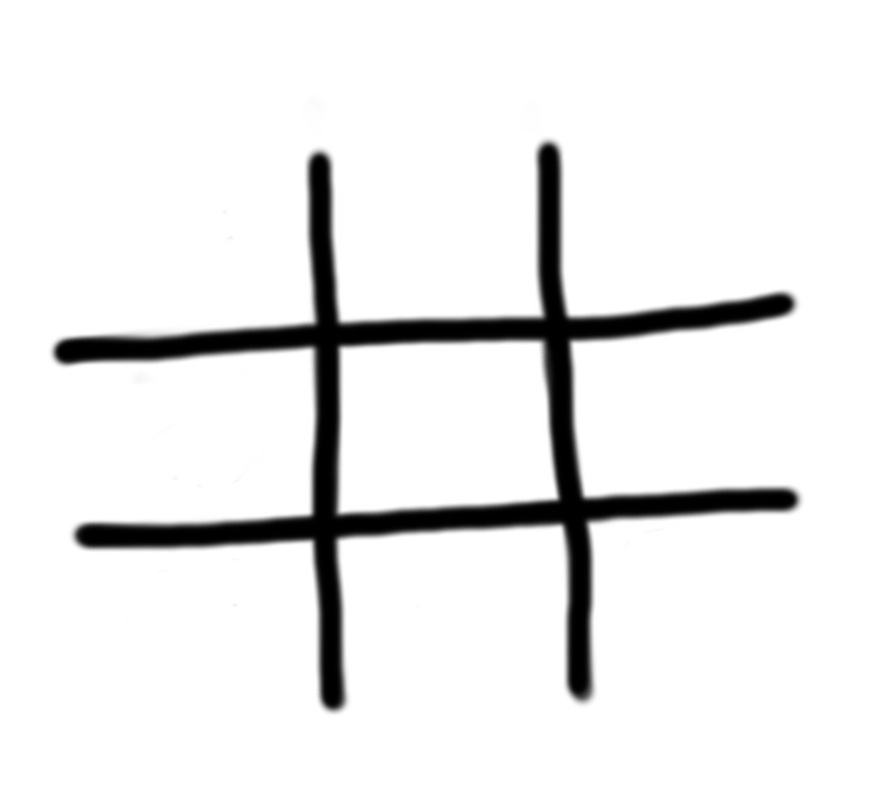
#> input picture tests/empty_board.jpg, 871 x 792 px, shrunk from 1019 x 927 before the run
$ python testBoards.py
#> lines starting #> are read from the running program, lines starting #| are printed output that depends on the picture; after the words box and inside, x2 and y2 are one past the last pixel; in counts of white or black regions, pixels touching at a corner belong together
#> in main, image is the input picture: shape (792, 871, 3); min 0, max 255, mean 234.3
### tictactoe/__init__.py
import cv2
import numpy as np
import math
import imutils
import sys
import pdb
import random
from datetime import datetime
from time import sleep

from random import randint

from scipy.spatial import distance as dist

PLAYERS = ["X","O"]

class GameEngine(object):
    # [44 lines left out: functions __init__, _is_board_empty, _is_game_won, _is_game_won_player, _get_free_position, not called in this run]

    def _get_all_free_pos(self, board):
        free = [i for i, pos in enumerate(board) if pos == "?"]
        return free

    def _decide_initial_player(self):
        return random.choice(PLAYERS)

    # [19 lines left out: functions _ask_player_letter, _is_move_valid, not called in this run]

    def _update_board(self, pos, player):
        self.gameboard[pos] = player
        self._gameboard.positions[pos].draw_symbol_on_position(player, pos)

    def update_ai_board(self,pos,player, board):
        board[pos] = player
        return board

    # [222 lines left out: functions _ask_player_move, _make_move, init_gameboard_ai, _change_player, minimax, make_best_move and 4 more, not called in this run]


class Gameposition(object):
    def __init__(self, src_image, bin_image, title, positions, debug=False):
        self.source = src_image
        self.image = bin_image
        self.id = str(id(self))
        self.title = title
        self.symbol = "?"
        self.area = None
        self.positions = positions
        self.solidity = None
        self.debug = debug
        self._process_subimage(positions)

    def _process_subimage(self, positions):
        (tl, tr, bl, br) = tuple(positions)
        self.startpos = list(tl)
        self.endpos = list(br)
        dx = int(round(dist.euclidean(tl, tr),0))
        dy = int(round(dist.euclidean(tl, bl),0))

        # NOTE: self.image.shape returns [y,x] and not [x,y]
        if (self.endpos[0] > self.image.shape[1]):
            self.endpos[0] = list(self.image.shape)[1]
        if (self.endpos[1] > self.image.shape[0]):
            self.endpos[1] = list(self.image.shape)[0]
        self.startpos = tuple(self.startpos)
        self.endpos = tuple(self.endpos)
        self.roi = self.image[self.startpos[1]:self.endpos[1], self.startpos[0]:self.endpos[0]]

        self.roi_in_source = self.source[self.startpos[1]:self.endpos[1], self.startpos[0]:self.endpos[0]]
        self.area = dx*dy
        #print("{0}, Total area: {1} - TL(x,y) = {2},{3}, BR(x,y) = {4},{5}".format(self.title, self.area, self.startpos[0],self.startpos[1],self.endpos[0],self.endpos[1]))

    def draw_rectangle_on_image(self, image=None):
        if (type(image) != np.ndarray):
            image = self.image
        cv2.rectangle(image, self.startpos, self.endpos, (255,0,0), 1)
        coordinate = (int((self.endpos[0]+self.startpos[0])/2), int((self.endpos[1]+self.startpos[1])/2))
        font = cv2.FONT_HERSHEY_SIMPLEX
        black = (0,0,0)
        cv2.putText(self.source, self.title, coordinate, font, 2, black, 2, cv2.LINE_AA)

    # [5 lines left out: function draw_symbol_on_position, not called in this run]

    def is_checked(self):
        return False

    def detect_symbol(self, avg_area=None):
        """ Attempts to detect a symbol in self.roi
        based on:
        * https://gurus.pyimagesearch.com/lesson-sample-advanced-contour-properties/
        * http://qtandopencv.blogspot.com/2015/11/analyze-tic-tac-toe-by-computer-vision.html
        """
        imgcopy = self.roi.copy()
        cnts = cv2.findContours(imgcopy, cv2.RETR_EXTERNAL, cv2.CHAIN_APPROX_SIMPLE)
        cnts = imutils.grab_contours(cnts)
        lSolidity = []
        #if self.title == "mm":
        #    pdb.set_trace()
        for (i, c) in enumerate(cnts):
            # compute the area of the contour along with the bounding box
            # to compute the aspect ratio
            area = cv2.contourArea(c)
            # if there are multiple contours detected, check if the detected contour is at
            # least 6% of total area
            # also ignore the contour if it is larger than 70% of total area or less than 6% of total area
            ratio = area/self.area
            if ((len(cnts) > 1 and i>=0 and (area < self.area*0.01)) or ratio > 0.70 or ratio < 0.06):
                continue
            (x, y, w, h) = cv2.boundingRect(c)
            # compute the convex hull of the contour, then use the area of the
            # original contour and the area of the convex hull to compute the
            # solidity
            hull = cv2.convexHull(c)
            hullArea = cv2.contourArea(hull)
            if (hullArea == 0):
                hullArea = 0.01
            solidity = area / float(hullArea)
            self.solidity = solidity
            lSolidity.append(solidity)
            found = False
            if (self._detect_if_o(solidity)):
                self.symbol = "O"
                found = True
            elif (self._detect_if_x(solidity)):
                found = True
                self.symbol = "X"

            if found:
                if self.debug>0:
                    print("{0}: Contours: {1}, Solidity: {2}, Ratio: {3}, Detected: {4}".format(self.title, len(cnts), solidity, ratio, self.symbol))
                    img = self.roi_in_source.copy()
                    cv2.drawContours(img,[c],0,(0,255,0),-1)
                    cv2.imshow(self.title, img)
                if self.debug>1:
                    cv2.waitKey(0)
                break
        if (self.symbol in ("O","X")):
            cv2.putText(self.roi_in_source, self.symbol, (int(x+(w/2)), int(y+(h/2))), cv2.FONT_HERSHEY_SIMPLEX, 1.25, (0, 0, 255), 4)
            return True
        return False

    # [9 lines left out: functions _detect_if_x, _detect_if_o, not called in this run]


class Gameboard(object):
    boardtype = "3x3"
    def __init__(self, img_source, img_binary, intersection_width, intersection_points, gameboard=None, debug=False):
        self.source = img_source
        self.binary = img_binary
        self.intersection_width = intersection_width
        self.intersection_points = intersection_points
        self.intersection_mask = None
        self.debug = debug

        self.positions = []
        self._calculate_positions()
        #self.intersection_mask = gameboard.intersection_mask
        #self.intersection_points = gameboard.intersection_points

        self._draw_positions()
        self._detect_symbols()
        if debug > 0:
            cv2.waitKey(0)

    def __repr__(self):
        jeje = str(self.status())
        return jeje

    def draw_symbol_on_slot(self, symbol, slot):
        pass

    def status(self):
        return [pos.symbol for pos in self.positions]

    def _detect_symbols(self):
        for position in self.positions:
            position.detect_symbol()

    def _draw_positions(self):
        for position in self.positions:
            position.draw_rectangle_on_image(self.source)
        if self.debug>0:
            cv2.imshow("Game positions", self.source)
        if self.debug>1:
            cv2.waitKey(0)

    def _order_points(self, unordered_points):
        """ Orders given points from top left, top right, bottom left, bottom right """
        pts = np.array(unordered_points,dtype=int)
        # Sort by X coordinates
        xSorted = pts[np.argsort(pts[:,0]),:]
        # Grab left-most and right-most points from the sorted x-coordinates
        leftMost = xSorted[:2, :]
        rightMost = xSorted[2:,:]
        # Sort left-most according to Y-coordinates to find top left and bottom left
        leftMost = leftMost[np.argsort(leftMost[:, 1]), :]
        (tl,bl) = leftMost

        # Calculate Euclidian distance from top left anchor to bottom right anchor
        # using the Pythagorean theorem. The point with the largest distance
        # is the bottom right
        D = dist.cdist(tl[np.newaxis], rightMost, "euclidean")[0]
        (br, tr) = rightMost[np.argsort(D)[::-1], :]
        return np.array([tl,tr,bl,br], dtype=int)

    def _slope(self, a, b):
        return float((b[1]-a[1])/(b[0]-a[0]))

    def _create_line(self, p1, p2, vertical=True):
        p = [0,0]
        q = list(self.source.shape[0:2])
        if not vertical:
            tmp = q[0]
            q[0] = q[1]
            q[1] = tmp

        if (p1[0] != p2[0]):
            m = self._slope(p1,p2)
            # y = m * x + b
            # b = y - (m*x)
            b = p1[1] - m*p1[0]
            p[1] = int(m * p[0] + b)
            q[1] = int(m * q[0] + b)
        else:
            p[0] = p2[0]
            q[0] = p2[0]
        p = tuple(p)
        q = tuple(q)
        return (p,q)

    def _create_mask(self, ordered_intersection_points):
        pts = ordered_intersection_points
        l1 = self._create_line(list(pts[0]), list(pts[2]))
        l2 = self._create_line(list(pts[1]), list(pts[3]))
        l3 = self._create_line(list(pts[0]), list(pts[1]), vertical=False)
        l4 = self._create_line(list(pts[2]), list(pts[3]), vertical=False)

        mask = np.zeros(self.source.shape, self.source.dtype)

        white = (255,255,255)
        black = (0,0,0)
        cv2.line(mask,l1[0],l1[1],white,int(self.intersection_width*1.1))
        cv2.line(mask,l2[0],l2[1],white,int(self.intersection_width*1.1))
        cv2.line(mask,l3[0],l3[1],white,int(self.intersection_width*1.1))
        cv2.line(mask,l4[0],l4[1],white,int(self.intersection_width*1.1))
        mask = cv2.cvtColor(mask, cv2.COLOR_BGR2GRAY)
        #invert mask
        mask = cv2.bitwise_not(mask)

        if self.debug > 2:
            cv2.imshow("mask", mask)
            cv2.waitKey(0)
        self.binary = cv2.bitwise_and(self.binary, mask)

    def _calculate_positions(self):
        middle = self._order_points(self.intersection_points)
        mask = self._create_mask(middle)

        dx = abs(int(round(dist.euclidean(middle[0], middle[1]),0)))
        dy = abs(int(round(dist.euclidean(middle[0], middle[2]),0)))
        w = 0 #int(self.intersection_width/2)

        offset_x_y = np.array([dx+w,dy+w])
        offset_nx_y = np.array([-dx-w,dy+w])
        offset_x_ny = np.array([dx+w,-dy-w])
        offset_x = np.array([dx+w,0])
        offset_y = np.array([0,dy+w])


        topleft = np.subtract(middle,offset_x_y)
        topright = np.add(middle, offset_x_ny)
        topmid = np.subtract(middle, offset_y)
        bottommid = np.add(middle, offset_y)
        bottomright = np.add(middle,offset_x_y)
        bottomleft = np.subtract(middle, offset_x_ny)
        leftmost = np.subtract(middle, offset_x)
        rightmost = np.add(middle, offset_x)

        self.positions = [
                    Gameposition(self.source, self.binary, "tl", topleft, self.debug),
                    Gameposition(self.source, self.binary, "tm", topmid, self.debug),
                    Gameposition(self.source, self.binary, "tr", topright, self.debug),
                    Gameposition(self.source, self.binary, "ll", leftmost, self.debug),
                    Gameposition(self.source, self.binary, "mm", middle, self.debug),
                    Gameposition(self.source, self.binary, "rr", rightmost, self.debug),
                    Gameposition(self.source, self.binary, "bl", bottomleft, self.debug),
                    Gameposition(self.source, self.binary, "bm", bottommid, self.debug),
                    Gameposition(self.source, self.binary, "br", bottomright, self.debug),
        ]

    @staticmethod
    def _get_center_position_of_rectangle(x1,x2,y1,y2):
        return (x1+int((x2-x1)/2), int(y1+(y2-y1)/2))

    @staticmethod
    def _preprocess_image_to_binary(image, debug=False):
#> called with debug = False
        gray = cv2.cvtColor(image, cv2.COLOR_BGR2GRAY)
        thres, binary = cv2.threshold(gray, 128, 255, cv2.THRESH_BINARY | cv2.THRESH_OTSU)
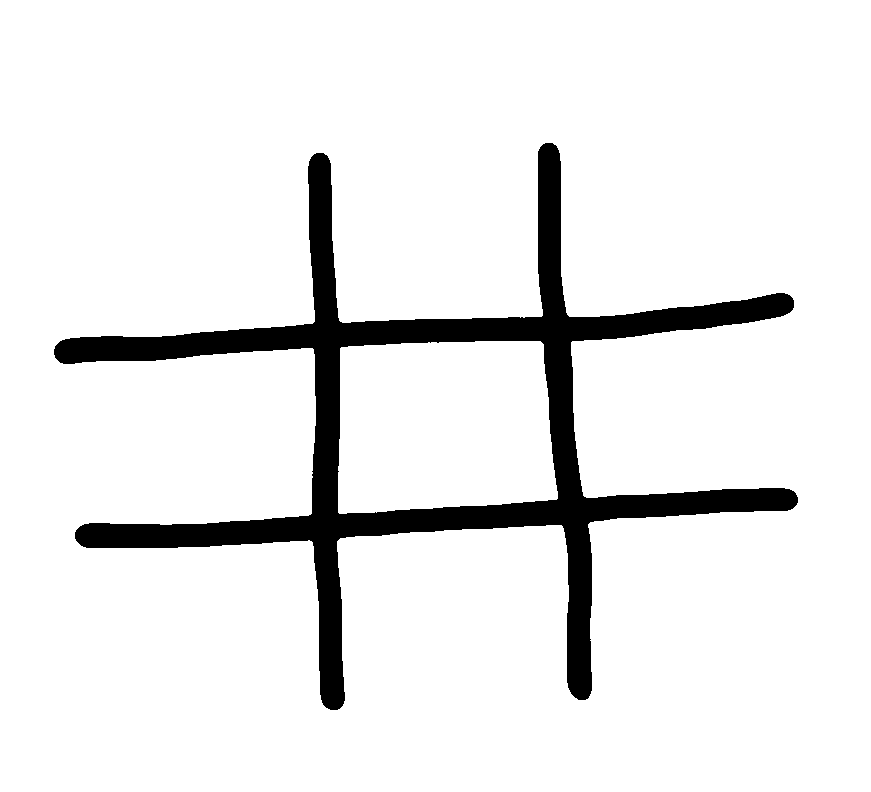
#> binary: shape (792, 871); 91.5% white; 1 black region, box (x1, y1, x2, y2) and area: (54, 143, 798, 710) 58313
#> thres = 140
        kernel = np.array((
            [1, 1, 1],
            [1, 1, 1],
            [1, 1, 1]), dtype="int")
        binary = cv2.erode(binary, kernel)
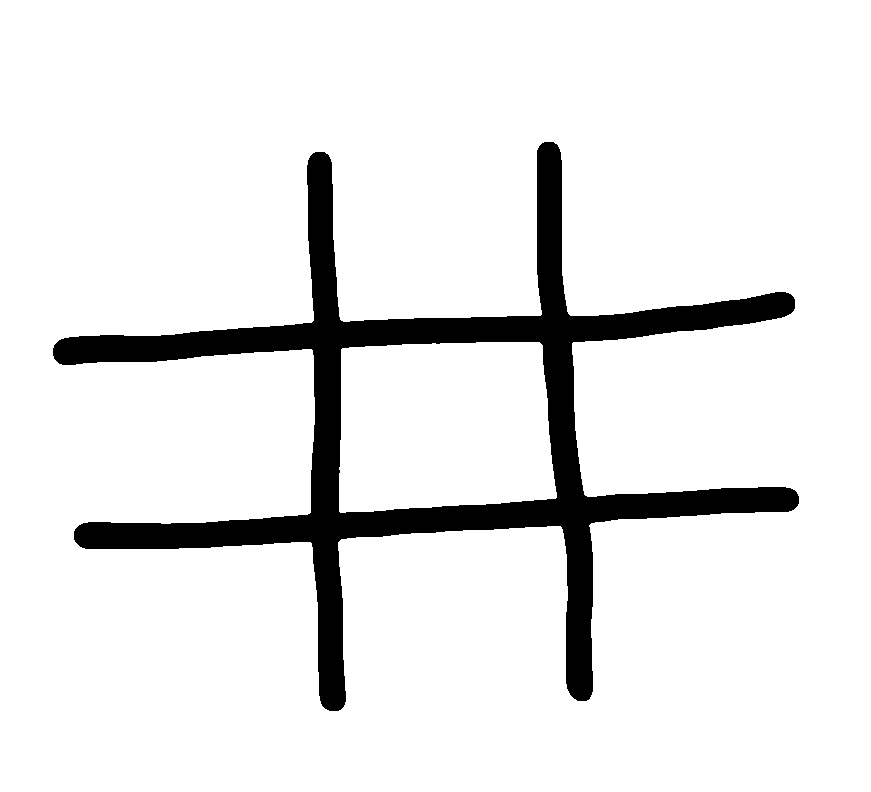
#> binary: shape (792, 871); 90.8% white; 1 black region, box (x1, y1, x2, y2) and area: (53, 142, 799, 711) 63532
        # Invert the image
        binary = 255-binary
        if debug > 2:
            cv2.imshow("binary",binary)
            cv2.waitKey(0)
        return binary

    # [7 lines left out: function update_gameboard, not called in this run]

    @staticmethod
    def detect_game_board(source, debug=False):
        image = Gameboard._preprocess_image_to_binary(source, debug)
        # Defining a kernel length
        kernel_length = np.array(image).shape[1]//8
        # A verticle kernel of (1 X kernel_length), which will detect all the verticle lines from the image.
        verticle_kernel = cv2.getStructuringElement(cv2.MORPH_RECT, (1, kernel_length))
        # A horizontal kernel of (kernel_length X 1), which will help to detect all the horizontal line from the image.
        hori_kernel = cv2.getStructuringElement(cv2.MORPH_RECT, (kernel_length, 1))
        # A kernel of (3 X 3) ones
        kernel = np.array((
            [1, 1, 1],
            [1, 1, 1],
            [1, 1, 1]), dtype="int")
        # Morphological operation to detect vertical lines from an image
        img_temp1 = cv2.erode(image, verticle_kernel, iterations=1)
#> img_temp1: shape (792, 871); 2.7% white; 2 white regions, box (x1, y1, x2, y2) and area: (310, 206, 343, 658) 9932, (537, 196, 591, 648) 8588
        verticle_lines_img = cv2.dilate(img_temp1, verticle_kernel, iterations=1)
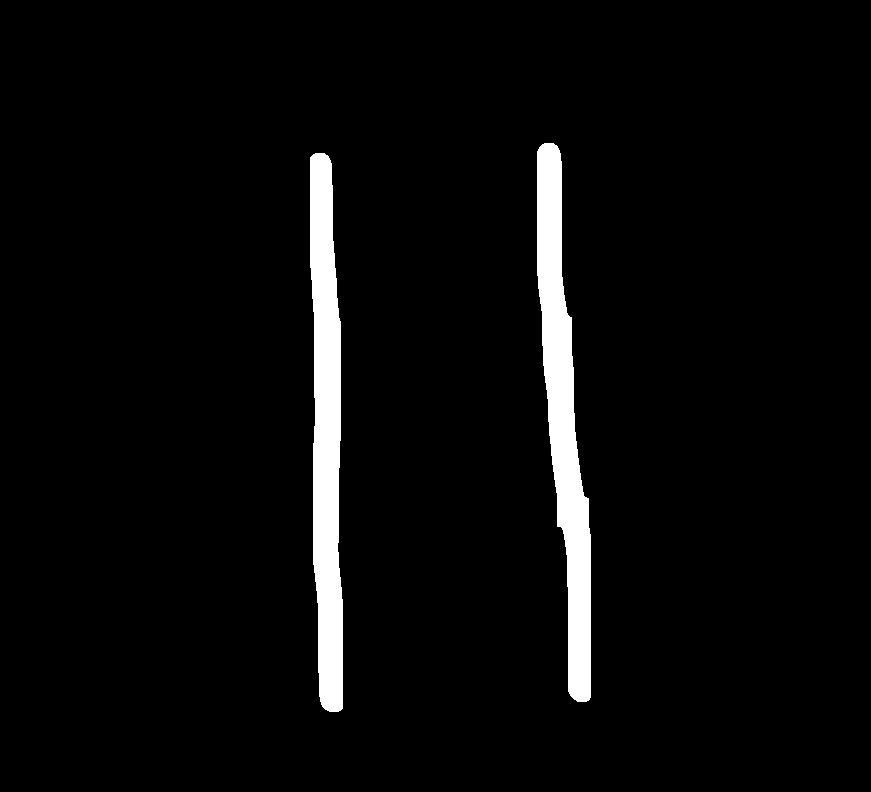
#> verticle_lines_img: shape (792, 871); 4.1% white; 2 white regions, box (x1, y1, x2, y2) and area: (537, 143, 591, 702) 14366, (310, 153, 343, 712) 13998
        if debug > 3:
            cv2.imshow("vlines", verticle_lines_img)
            cv2.waitKey(0)
        # Morphological operation to detect horizontal lines from an image
        img_temp2 = cv2.erode(image, hori_kernel, iterations=1)
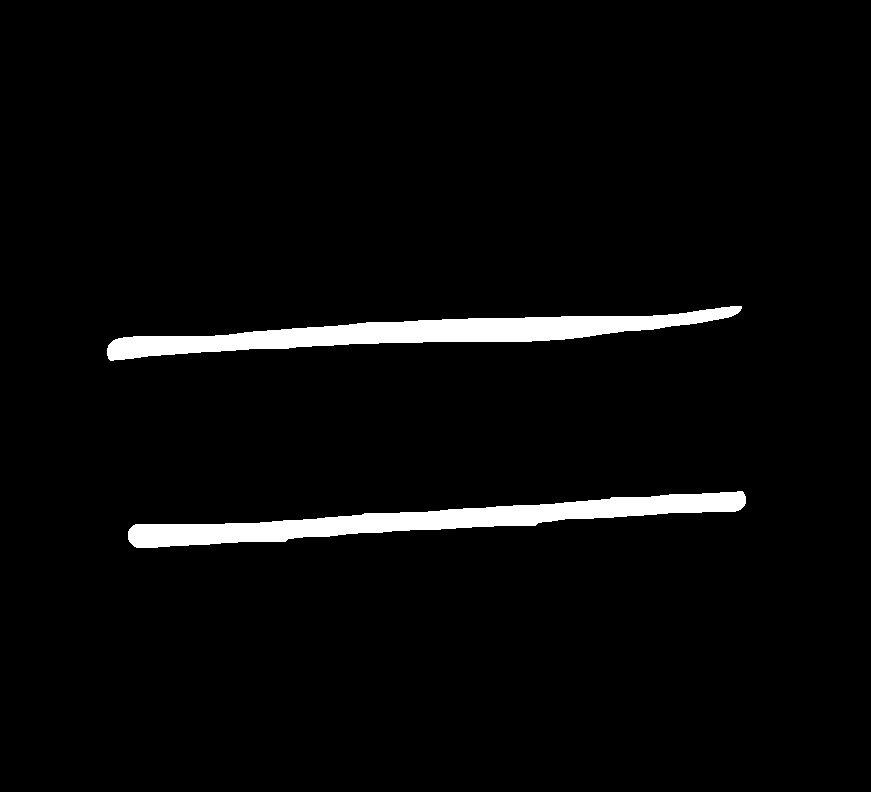
#> img_temp2: shape (792, 871); 3.5% white; 2 white regions, box (x1, y1, x2, y2) and area: (107, 306, 742, 361) 12105, (128, 491, 746, 548) 12038
        horizontal_lines_img = cv2.dilate(img_temp2, hori_kernel, iterations=1)
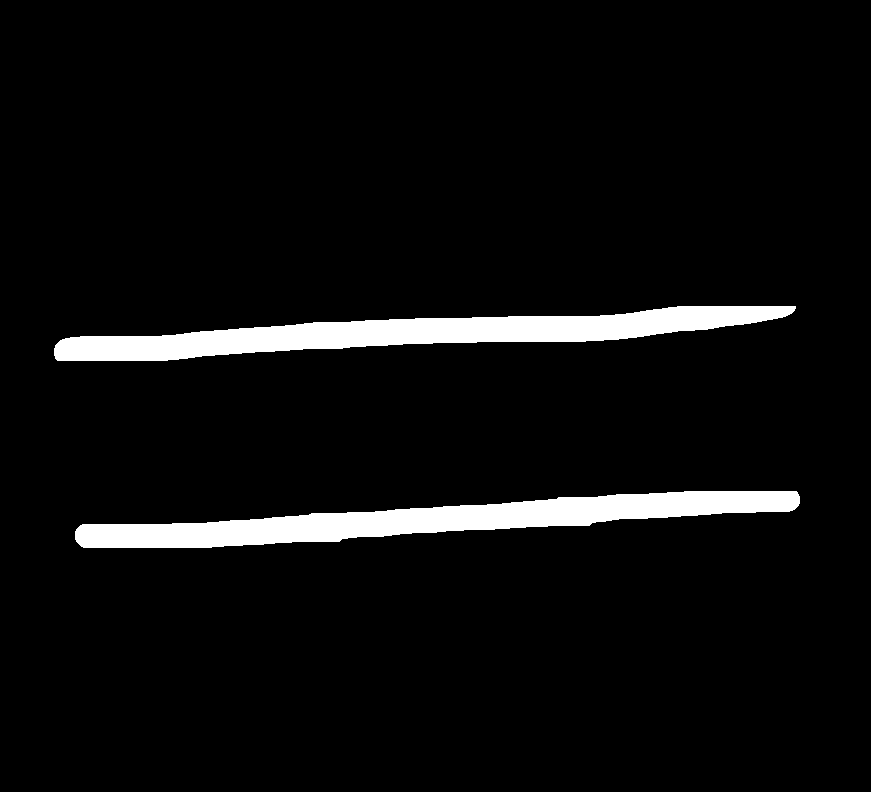
#> horizontal_lines_img: shape (792, 871); 5.2% white; 2 white regions, box (x1, y1, x2, y2) and area: (75, 491, 800, 548) 18137, (54, 306, 796, 361) 17990
        if debug > 3:
            cv2.imshow("hlines", horizontal_lines_img)
            cv2.waitKey(0)
        intersections = cv2.bitwise_and(verticle_lines_img, horizontal_lines_img)
#> intersections: shape (792, 871); 0.46% white; 4 white regions
        if debug > 2:
            cv2.imshow("intersections", intersections)
            cv2.waitKey(0)
        # Create a mask, combine verticle and horizontal lines
        mask = verticle_lines_img + horizontal_lines_img
#> (the rest of the program and of its run is left out)
